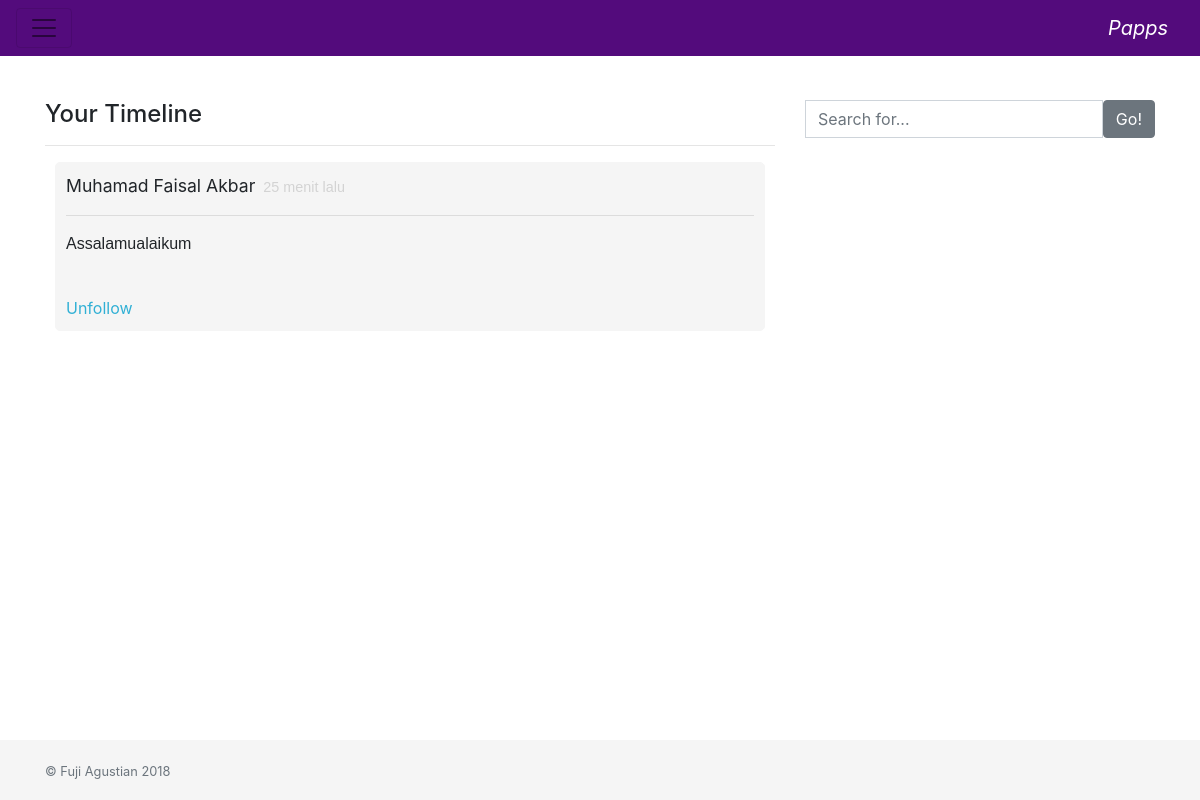
/?page=timeline (signed in), run on the app's committed database.
### tables this page shows
CREATE TABLE `status` (
  `id` int(11) NOT NULL,
  `status` text NOT NULL,
  `user_id` int(11) NOT NULL,
  `tanggal` datetime NOT NULL
);

CREATE TABLE `users` (
  `id` int(11) NOT NULL,
  `username` text NOT NULL,
  `email` text NOT NULL,
  `password` text NOT NULL
);

### functions.php (the view, shortened to what this page needs)
<?php
    $link = mysqli_connect('localhost','root','12345','papps');
function get_time_ago( $time )
{
    $time_difference = time() - $time;
    $condition = array( 12 * 30 * 24 * 60 * 60 =>  'tahun',
                30 * 24 * 60 * 60       =>  'bulan',
                24 * 60 * 60            =>  'hari',
                60 * 60                 =>  'jam',
                60                      =>  'menit',
                1                       =>  'detik'
    );
    foreach( $condition as $secs => $str )
    {
        $d = $time_difference / $secs;
        if( $d >= 1 )
        {
            $t = round( $d );
            return ' ' . $t . ' ' . $str . ( $t > 1 ? '' : '' ) . ' lalu';
        }
    }
}
    function tampilStatus($type){
        global $link;
        if($type == 'public'){
            $whereClause ='';
        }else if($type == 'yangDiIkuti'){
            if(array_key_exists('id',$_SESSION)){
                $query = "SELECT * FROM `follower` WHERE `follower_id` =".mysqli_real_escape_string($link , $_SESSION['id']);
                $result = mysqli_query($link,$query);
                $whereClause = '';
                while ($row = mysqli_fetch_assoc($result)) {
                    if($whereClause == ''){
                        $whereClause = ' WHERE ';
                    }else{
                        $whereClause .= ' OR';
                    }
                    $whereClause .=' `user_id`='.$row['isfollowing_id'];
                }
            };
        }else if($type == 'yourPapps'){
            if(array_key_exists('id',$_SESSION)){
                $query = "SELECT * FROM `status` WHERE `user_id` =".mysqli_real_escape_string($link , $_SESSION['id']);
                $result = mysqli_query($link,$query);
                $whereClause = '';
                while ($row = mysqli_fetch_assoc($result)) {
                    if($whereClause == ''){
                        $whereClause = ' WHERE ';
                    }else{
                        $whereClause .= ' OR';
                    }
                    $whereClause .=' `user_id`='.$_SESSION['id'];
                }
            };
        }else if($type == 'search'){
            if($_GET['q'] != ''){
                $query = "SELECT * FROM `status` WHERE `status` LIKE  '%".mysqli_real_escape_string($link , $_GET['q'])."%'";
                $result = mysqli_query($link,$query);
                if(mysqli_num_rows($result) > 0){
                    $queryHitungHasil = "SELECT COUNT(`id`) AS jumlah FROM `status` WHERE `status` LIKE  '%".mysqli_real_escape_string($link , $_GET['q'])."%'" ;
                    $hasilHitung = mysqli_query($link,$queryHitungHasil);
                    $jumlahHasil = mysqli_fetch_assoc($hasilHitung);
                    while ($row = mysqli_fetch_assoc($result)){
                        $whereClause = " WHERE `status` LIKE '%".mysqli_real_escape_string($link , $_GET['q'])."%'";
                    }
                    echo "<h3>Search Results</h3><p class='tulisanGray'>".$jumlahHasil['jumlah']." hasil ditemukan untuk '".$_GET['q']."'</p>";
                }  else{
                    echo "<p>Tidak ditemukan hasil untuk '".$_GET['q']."'</p><hr>";
                    $whereClause = " WHERE `status` = 'lkadfjo@%^2ie'";
                }
            }else{
                echo "<p>Silahkan masukan kata kunci</p>";
                $whereClause = " WHERE `status` = 'lkadfjo@%^2ie'";
            }
        };
        $query = 'SELECT * FROM `status`'.$whereClause.' ORDER BY `tanggal` DESC';
        $result = mysqli_query($link,$query);
        if(mysqli_num_rows($result) == 0){
            echo('');
        }else{
        while ($barisanStatus = mysqli_fetch_assoc($result)){
            $userQuery = "SELECT * FROM `users` WHERE `id`='".mysqli_real_escape_string($link,$barisanStatus['user_id'])."'" ;
            $userQueryResult = mysqli_query($link,$userQuery);
            $user = mysqli_fetch_assoc($userQueryResult);
            $waktu = get_time_ago(strtotime($barisanStatus['tanggal']));
            echo "<div class='status hurufSerif'><span style='font-size:110%;' class='hurufSerif'>".$user['username'].'</span><span style="color:lightgray; font-size:90%;" class="hurufSansSerif">&nbsp;'.$waktu.'</span><hr>';
            echo "<p class='hurufSansSerif'>".$barisanStatus['status']."</p><br>";
            if(array_key_exists('id',$_SESSION)){
                $queryCekFollower = "SELECT * FROM `follower` WHERE `follower_id` = ".mysqli_real_escape_string($link , $_SESSION['id'])." AND `isFollowing_id` = ".mysqli_real_escape_string($link,$barisanStatus['user_id']);
                $resultFollower = mysqli_query($link,$queryCekFollower);
                $row = mysqli_fetch_assoc($resultFollower) ;
                    if( mysqli_num_rows($resultFollower) > 0 ){
                        if($barisanStatus['user_id'] == $row['follower_id']){
                            echo "";
                        }else{
                        echo "<a id='linkIkuti' style='cursor:pointer; color:#31B0D5;' class='toggleFollow' data-userId='".$barisanStatus['user_id']."'>Unfollow</a>";
                        }
                    }else{
                        if($barisanStatus['user_id'] == $_SESSION['id']){
                            echo "";
                        }else{
                        echo "<a id='linkIkuti' style='cursor:pointer; color:#31B0D5;' class='toggleFollow' data-userId='".$barisanStatus['user_id']."'>Follow</a>";
                        }
                    }
            }else{
                echo "<a id='linkIkuti' style='cursor:pointer; color:#31B0D5;' data-toggle='modal' data-target='#myModal'>Follow</a>";
            }
            echo "</div>";
           }
        }
    }
    function tampilSearch(){
        echo('<form id="searchDiv" class="input-group">
        <input type="hidden" name="page" value="search">
        <input type="text" name="q" class="form-control" placeholder="Search for...">
        <span class="input-group-btn">
          <button class="btn btn-secondary" type="submit">Go!</button>
        </span>
      </form>');
    }
?>

### style.css (style rules this page uses)
.hurufSerif { font-family: Georgia,serif serif; }
.hurufSansSerif { font-family: Helvetica, sans-serif; }
html { position: relative; min-height: 100%; }
body { margin-bottom: 60px; }
.status { border: 1px solid #f5f5f5; padding: 10px; margin: 10px; border-radius: 5px; background: #f5f5f5; }
#searchDiv { margin-bottom: 20px; }

### data on the page
status: user.username "Muhamad Faisal Akbar", tanggal "25 menit lalu", status "Assalamualaikum"
